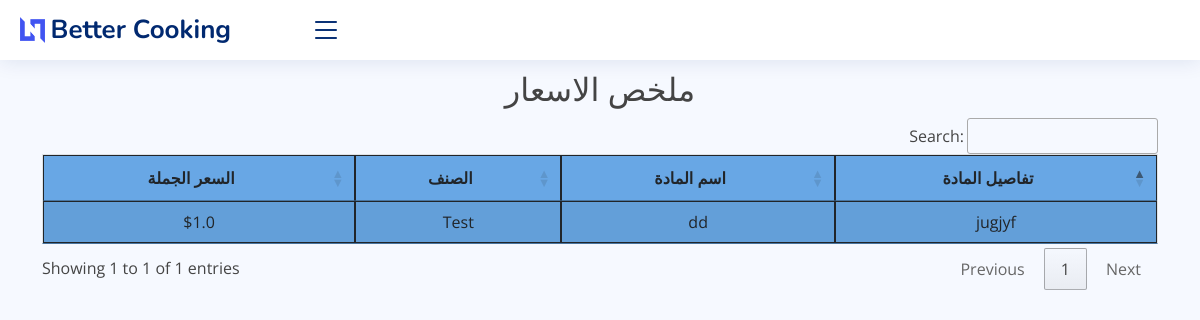
The app's page /price_list/, older data.
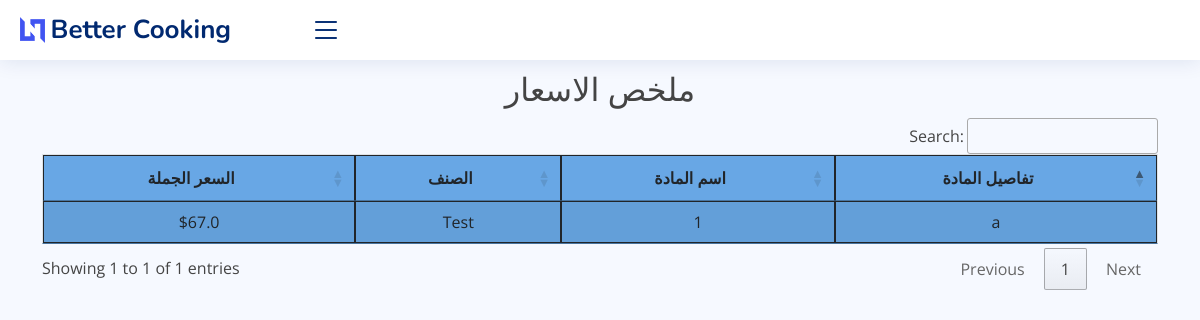
The same page, newer data.
### core/models.py (models this page shows, shortened)
class Item(models.Model):
    PRICELIST = (
        ('مفرد', 'مفرد'),
        ('جملة', 'جملة'),
        ('شراء', 'شراء'),
        ('قسط', 'قسط'),
    )
    item_code = models.CharField(max_length=50)
    name = models.CharField(max_length=255)
    category = models.CharField(max_length=30, default='Test')
    price = models.FloatField(default=1)
    price_list = models.CharField(max_length=30, choices=PRICELIST, default='مفرد')
    note = models.TextField(blank=True)
    class Meta:
        verbose_name_plural = 'المواد'

### core/views.py (the view)
# urls.py: path('price_list/', views.price_list, name='price_list'),
def price_list(request):
    us_p = Item.objects.select_related()
    context = {'us_p': us_p}
    return render(request, 'core/reports/price_list.html', context)

### core/templates/core/reports/price_list.html (shortened to what this page needs)
{% extends 'core/base2.html' %}
{% load static %}
{% block content %}
    <br>
    <br>
    <br>
    <h2 class="text-center">ملخص الاسعار</h2>
    <table id="example" class="table table-striped" style="background-color: #68a7e5">
        <thead>
        <tr>
            <th style="text-align: center">تفاصيل المادة</th>
            <th style="text-align: center">اسم المادة</th>
            <th style="text-align: center">الصنف</th>
            <th style="text-align: center">السعر الجملة</th>
        </tr>
        </thead>
        <tbody>
        {% for i in us_p %}
            {% if i.price_list == "جملة" %}
                <tr>
                    <td>{{ i.name }}</td>
                    <td>{{ i.item_code }}</td>
                    <td>{{ i.category }}</td>
                    <td>${{ i.price }}</td>
                </tr>
            {% endif %}
        {% endfor %}
        </tbody>
    </table>
    <link rel="stylesheet" type="text/css" href="https://cdn.datatables.net/1.10.25/css/jquery.dataTables.css">
    <link rel="stylesheet" type="text/css"
          href="https://cdn.datatables.net/buttons/2.4.1/css/buttons.dataTables.min.css">
{% endblock %}

Row changes from the older to the newer data that the page shows:
changed Item "Test": name "jugjyf" → "a"; item_code "dd" → "1"; price "1.0" → "67.0"
